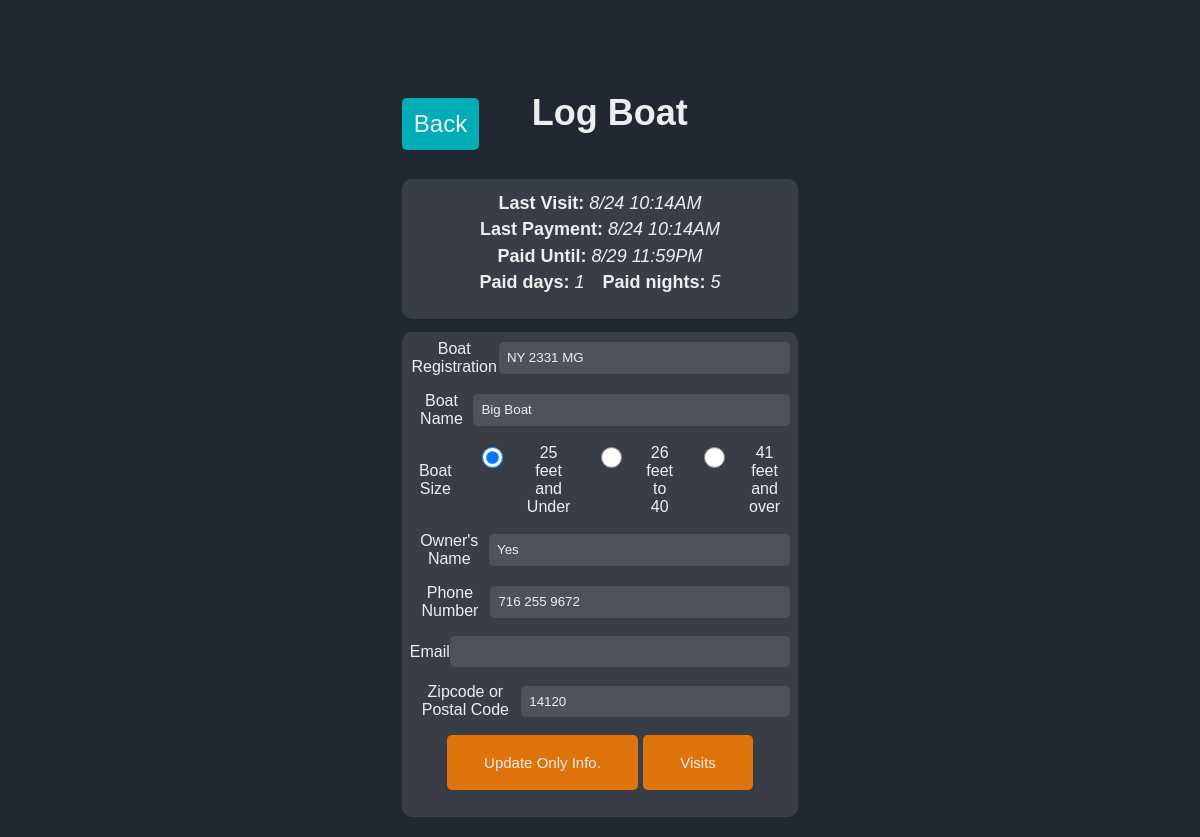
The page /log-boat?boat_reg=NY+2331+MG&boat_name=Big+Boat&phone_number=716+255+9672&id=2 (signed in) on the database its author committed.
### website/models.py (models this page shows)
class Visit(db.Model):
    id = db.Column(db.Integer, primary_key=True)
    logged_by = db.Column(db.Integer, db.ForeignKey('user.id'))
    payment_by = db.Column(db.Integer, db.ForeignKey('user.id'))
    logged_by_user = db.relationship('User', foreign_keys=[logged_by], back_populates='logged_visits')
    payment_by_user = db.relationship('User', foreign_keys=[payment_by], back_populates='paid_visits')
    date_in = db.Column(db.String(150))
    date_paid = db.Column(db.String(150))
    paid_amount = db.Column(db.Float)
    paid_days = db.Column(db.Integer)
    paid_nights = db.Column(db.Integer)
    paid_enw = db.Column(db.Boolean)
    paid_with = db.Column(db.String(150))
    unpaid_days = db.Column(db.Integer)
    unpaid_nights = db.Column(db.Integer)
    total = db.Column(db.Float)
    unpaid_total = db.Column(db.Float)
    boat_id = db.Column(db.Integer, db.ForeignKey('boat.id'))

class Boat(db.Model):
    id = db.Column(db.Integer, primary_key=True)
    boat_reg = db.Column(db.String(150), unique=True)
    sanitized_boat_reg = db.Column(db.String(150), unique=True)
    boat_name = db.Column(db.String(150))
    sanitized_boat_name = db.Column(db.String(150))
    phone_number = db.Column(db.String(150))
    sanitized_phone_number = db.Column(db.String(150))
    owner_name = db.Column(db.String(150))
    sanitized_owner_name = db.Column(db.String(150))
    boat_size = db.Column(db.Integer)
    email = db.Column(db.String(150))
    zipcode = db.Column(db.String(150))
    visits = db.relationship('Visit', backref='boat')
    current_boats_id = db.Column(db.Integer, db.ForeignKey('current_boats.id'))
    total_paid_days = db.Column(db.Integer)
    total_paid_nights = db.Column(db.Integer)
    total_unpaid_days = db.Column(db.Integer)
    total_unpaid_nights = db.Column(db.Integer)
    paid_until = db.Column(db.String(150))
    latest_date_in = db.Column(db.String(150))

### website/views.py (the view)
@views.route('/log-boat', methods=['GET', 'POST'])
@login_required
def log_boat():
    form = BoatLogForm()
    sorted_visits = None
    if form.validate_on_submit():
        if request.method == "POST":
            button_pressed = request.form.get('submit-button')
            print("Button pressed is: " + str(button_pressed))
            if button_pressed == 'log':
                return addBoatToDB('log-boat.html', form)
            elif button_pressed == 'update':
                currentboatID = request.args.get('id', '')
                result = getBoatById(currentboatID)
                updateBoatInfo(form, result)
                flash('Succesfully updated boater information', category='success')
                return redirect(url_for('views.search'))
            elif button_pressed == 'visits':
                currentboatID = request.args.get('id', '')
                boat = getBoatById(currentboatID)
                return redirect(url_for('views.visits', id=currentboatID, boat=boat))
    else:
        print(form.errors)
    if request.method == "GET":
        form.boat_reg.data = boat_reg = request.args.get('boat_reg', '')
        form.boat_name.data = request.args.get('boat_name', '')
        form.phone_number.data = request.args.get('phone_number', '')
        result = getBoatInDB(form)
        print(result)
        if result:
           form.boat_reg.data = result.boat_reg
           form.boat_name.data = result.boat_name
           form.phone_number.data = result.phone_number
           form.boat_size.data = result.boat_size
           form.owner_name.data = result.owner_name
           form.email.data = result.email
           form.zipcode.data = result.zipcode
           if result.visits:
               sorted_visits = sorted(result.visits, key=sort_key, reverse=True)
    return render_template("log-boat.html", form=form, boat=result, visits=sorted_visits)

### website/forms.py
class BoatLogForm(FlaskForm):
    boat_reg = StringField('Boat Registration')
    boat_name = StringField('Boat Name')
    boat_size = RadioField('Boat Size', choices=[('0-25','25 feet and Under'), ('26-40', '26 feet to 40'), ('41-Over', '41 feet and over') ] , validators=[DataRequired()])
    owner_name = StringField('Owner\'s Name')
    phone_number = StringField('Phone Number')
    email = StringField('Email')
    zipcode = StringField('Zipcode or Postal Code')
    submit = SubmitField('Submit')

### website/functions.py (called while the page is built)
def sort_key(visit):
    if visit.date_in is None:
        return datetime.min
    return datetime.strptime(visit.date_in, '%Y-%m-%d %H:%M:%S.%f+00:00')

def sanitize(string):
    return re.sub(r'\W+', '', string).lower()

def getBoatInDB(form):
    sanitized_boat_reg = sanitize(form.boat_reg.data)
    sanitized_boat_name = sanitize(form.boat_name.data)
    sanitized_phone_number = sanitize(form.phone_number.data)
    conditions = []
    results = []
    resultsToday = []
    if sanitized_boat_reg:
        conditions.append(Boat.sanitized_boat_reg.contains(sanitized_boat_reg))
    if sanitized_boat_name:
        conditions.append(Boat.sanitized_boat_name.contains(sanitized_boat_name))
    if sanitized_phone_number:
        conditions.append(Boat.sanitized_phone_number.contains(sanitized_phone_number))
    if conditions:
        results = Boat.query.filter(*conditions).all()
    if len(results) > 1:
        flash('Error more than version of this boat found in Database', category='error')
        return -1
    elif len(results) == 1:
        return results[0]
    else:
        return []

### website/templates/log-boat.html (shortened to what this page needs)
{% extends "base.html" %}
{%block styles%}static/form-styles.css{%endblock%}
{% block content%}
<div class="title-log-boat">
    <a href="{{ url_for('views.search') }}"id="home-btn">Back</a>
    <h1>Log Boat</h1>
</div>
{% if not visits == None %}
<div class="visit-info-container {% if not boat.total_unpaid_nights == None and boat.total_unpaid_nights > 0 %}red-tint{%elif not boat.total_unpaid_days == None and boat.total_unpaid_days > 0%} yellow-tint {% endif %}"">
    <div class="visit-info-item last-visit"><h3><span><b>Last Visit:</b> </span><em>{{visits[0].date_in | utc_to_est_short}}</em></h3></div>
    {% if not visits[0].date_paid == None %}
    <div class="visit-info-item last-payment"><h3><span><b>Last Payment:</b> </span><em>{{visits[0].date_paid | utc_to_est_short}}</em></h3></div>
    <div class="visit-info-item last-payment"><h3><span><b>Paid Until:</b> </span><em>{{boat.paid_until | utc_to_est_short}}</em></h3></div>
    <div class="paid-times">
        <div class="visit-info-item"><h3><span><b>Paid days:</b> </span><em>{{visits[0].paid_days }}</em></h3></div>
        <div class="visit-info-item"><h3><span><b>Paid nights:</b> </span><em>{{visits[0].paid_nights}}</em></h3></div>
    </div>
    {%endif%}
</div>
{%endif%}
<div class="info-container">
    <form method="POST">
        <div class="form-group">
            {{ form.boat_reg.label }}
            {{ form.boat_reg(class="form-control") }}
        </div>
        <div class="form-group">
            {{ form.boat_name.label }}
            {{ form.boat_name(class="form-control") }}
        </div>
        <div class="form-group">
            {{ form.boat_size.label }}
        <div>
            {% for subfield in form.boat_size %}
                {{ subfield(class="form-check-input") }} {{ subfield.label(class="form-check-label") }}
            {% endfor %}
        </div>
        </div>
        <div class="form-group">
            {{ form.owner_name.label }}
            {{ form.owner_name(class="form-control") }}
        </div>
        <div class="form-group">
            {{ form.phone_number.label }}
            {{ form.phone_number(class="form-control") }}
        </div>
        <div class="form-group">
            {{ form.email.label }}
            {{ form.email(class="form-control") }}
        </div>
        <div class="form-group">
            {{ form.zipcode.label }}
            {{ form.zipcode(class="form-control") }}
        </div>
        {% if boat == None or not boat.current_boats_id %}
            <button type="submit" class="btn btn-primary" id="login-btn" name="submit-button" value="log">Log Boat</button>
        {% else %}
            <button type="submit" class="btn btn-primary" id="update-btn" name="submit-button" value="update">Update Only Info.</button>
        {% endif %}
        <button type="submit" class="btn btn-primary" id="update-btn" name="submit-button" value="visits">Visits</button>
    </form>
</div>
{%endblock%}

### website/static/form-styles.css (style rules this page uses)
body { background-color: #222831; font-family: 'Arial', sans-serif; margin: 0; display: flex; justify-content: center; align-items: center; height: 100vh; }
h1 { font-size: 2.25em; color: #eeeeee; margin-bottom: 1.25em; }
.form-group { margin-bottom: 1em; display: flex; justify-content: center; align-items: center; }
.form-group label { display: block; color: #eeeeee; }
.form-group div { display: flex; justify-content: space-between; }
.form-check-input, .form-check-label { display: inline-block; margin-right: 0.625em; }
.form-check-input { width: auto; height: auto; }
input[type='radio'] { width: 1.5625em; height: 1.5625em; }
.form-group input { width: 100%; padding: 0.625em; border: none; border-radius: 5px; }
.form-control { background-color: #393e46; color: #eeeeee; }
.form-control::placeholder { color: #adb5bd; }
.btn-primary, #update-btn { font-size: 1.5em; background-color: #00adb5; margin: auto; color: #eeeeee; padding: 1.25em 2.5em; border: none; cursor: pointer; transition: background-color 0.3s ease, transform 0.3s ease; border-radius: 5px; margin-bottom: 1.25em; }
#update-btn { font-size: 0.9375em; background-color: #DF740C; }
#home-btn { font-size: 1.125em; background-color: #00adb5; color: #eeeeee; padding: 0.625em 0.9375em; border: none; cursor: pointer; text-decoration: none; transition: background-color 0.3s ease, transform 0.3s ease; border-radius: 5px; display: inline-block; margin-right: 0.3125em; }

### website/templates/log-boat.html (style rules this page uses)
.info-container { background-color: #393e46; border-radius: 10px; padding: 0.5em; }
.form-control { background-color: #4E535A; }
.title-log-boat { display: flex; align-items: center; }
.title-log-boat h1 { padding-left: 1.25em; }
#home-btn { font-size: 1.5em; padding: 0.5em; }
.visit-info-container { background-color: #393e46; border-radius: 10px; padding: 0.5em; margin-bottom: 0.8em; }
.visit-info-item h3, h2 { font-size: 1.125em; color: #eeeeee; font-weight: normal; margin-top: 0.3em; }
.paid-times { display:inline-flex; justify-content: center; padding: 0; margin: 0; }
.paid-times h3 { padding-left: 0.5em; padding-right: 0.5em; }
.unpaid-total h3, .last-payment h3 , .last-visit h3 { margin-bottom: 0; }

### rows shown on the page
Visit: date_in "8/24 10:14AM", date_paid "8/24 10:14AM", paid_days "1", paid_nights "5"
Boat: paid_until|utc_to_est_short "8/29 11:59PM", boat_reg "NY 2331 MG", boat_name "Big Boat", owner_name "Yes", phone_number "716 255 9672", zipcode "14120"

### other values the page prints
{{ subfield.label(class="form-check-label") }} "25 feet and Under" "26 feet to 40" "41 feet and over"
